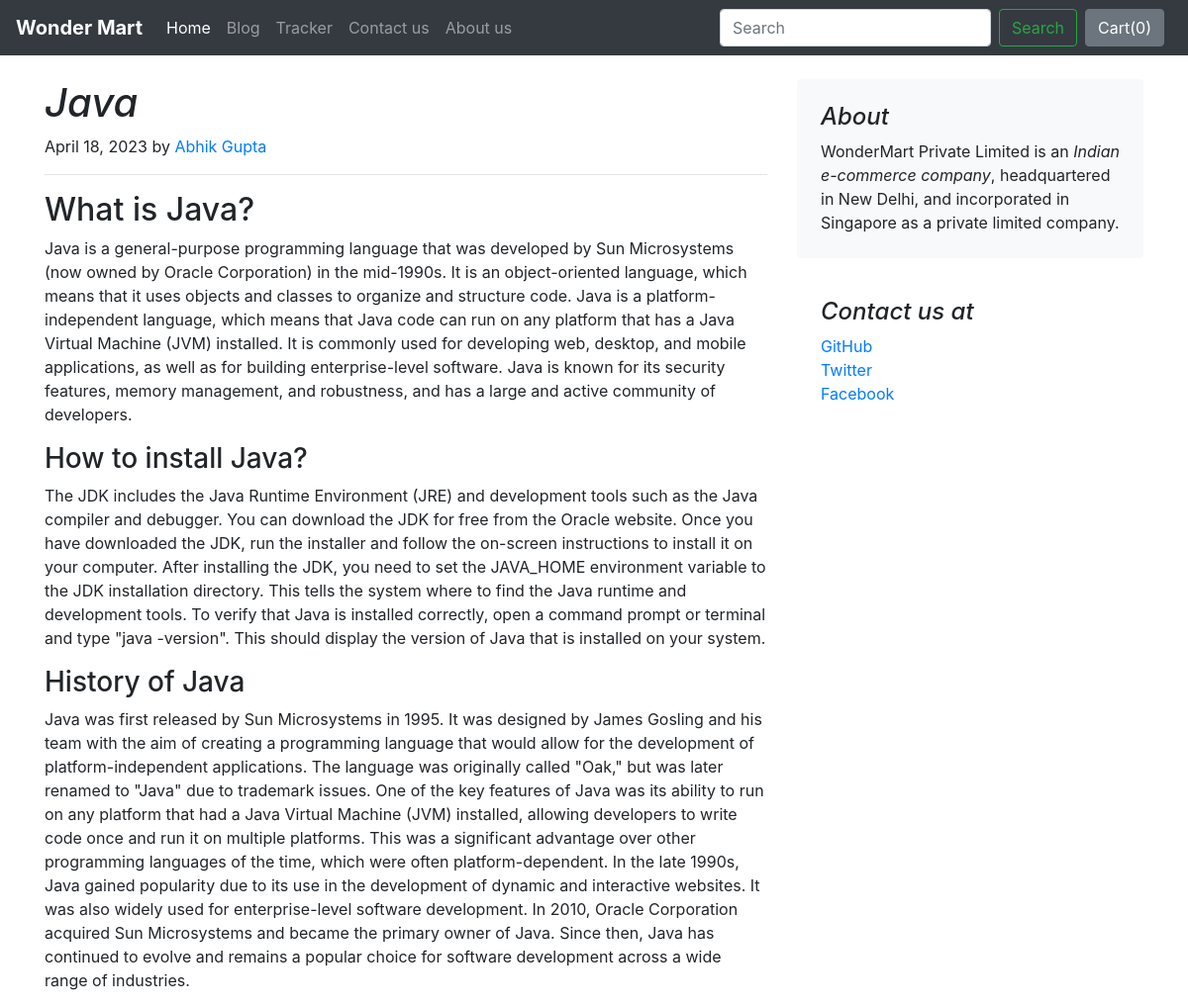
The app's page /blog/blogpost/2 with its own data.
### blog/models.py (models this page shows)
class Blogpost(models.Model):
    post_id = models.AutoField(primary_key=True)
    title = models.CharField(max_length=50, default="")
    heading0 = models.CharField(max_length=500, default="")
    content_heading0 = models.CharField(max_length=5000, default="")
    heading1 = models.CharField(max_length=500, default="")
    content_heading1 = models.CharField(max_length=5000, default="")
    heading2 = models.CharField(max_length=500, default="")
    content_heading2 = models.CharField(max_length=5000, default="")
    publishing_date = models.DateField()
    author = models.CharField(max_length=100, default="")
    thumbnail = models.ImageField(upload_to='blog/images', default="")
    def __str__(self):
        return self.title

### blog/views.py (the view)
# urls.py: path('blogpost/<int:id>', views.blogpost, name='blogPost')
def blogpost(request, id):
    post = Blogpost.objects.filter(post_id=id)[0]
    print(post)
    return render(request, 'blog/blogpost.html', {'post':post})

### blog/templates/blog/blogpost.html (shortened to what this page needs)
{% extends 'blog/basic.html' %}
{% block body %}
    <div class="container">
        <div class="row mt-4">
            <div class="col-md-8 blog-main">
                <h1 class="font-italic">{{ post.title }}</h1>
                <p class="blog-post-meta">{{ post.publishing_date }} by <a href="#">{{ post.author }}</a></p>
                <hr>
                <div class="blog-post">
                    <h2 class="blog-post-title">{{ post.heading0 }}</h2>
                    <p>{{ post.content_heading0 }}</p>
                    <h3>{{ post.heading1 }}</h3>
                    <p>{{ post.content_heading1 }}</p>
                    <h3>{{ post.heading2 }}</h3>
                    <p>{{ post.content_heading2 }}</p>
                </div>
            </div>
            <aside class="col-md-4 blog-sidebar">
                <div class="p-4 mb-3 bg-light rounded">
                    <h4 class="font-italic">About</h4>
                    <p class="mb-0">WonderMart Private Limited is an <em>Indian e-commerce company</em>, headquartered in New Delhi, and incorporated in Singapore as a private limited company.</p>
                </div>
                <div class="p-4">
                    <h4 class="font-italic">Contact us at</h4>
                    <ol class="list-unstyled">
                        <li><a href="#">GitHub</a></li>
                        <li><a href="#">Twitter</a></li>
                        <li><a href="#">Facebook</a></li>
                    </ol>
                </div>
            </aside>
        </div>
    </div>
{% endblock %}

### records on screen
Blogpost: title "Java", publishing_date "April 18, 2023", author "Abhik Gupta", heading0 "What is Java?", content_heading0 "Java is a general-purpose programming language that was developed by Sun Microsystems (now owned by Oracle Corporation) in the mid-1990s. It is an object-oriented language, which means that it uses objects and classes to organize and structure code. Java is a platform-independent language, which means that Java code can run on any platform that has a Java Virtual Machine (JVM) installed. It is commonly used for developing web, desktop, and mobile applications, as well as for building enterprise-level software. Java is known for its security features, memory management, and robustness, and has a large and active community of developers.", heading1 "How to install Java?", content_heading1 "The JDK includes the Java Runtime Environment (JRE) and development tools such as the Java compiler and debugger. You can download the JDK for free from the Oracle website. Once you have downloaded the JDK, run the installer and follow the on-screen instructions to install it on your computer. After installing the JDK, you need to set the JAVA_HOME environment variable to the JDK installation directory. This tells the system where to find the Java runtime and development tools. To verify that Java is installed correctly, open a command prompt or terminal and type \"java -version\". This should display the version of Java that is installed on your system.", heading2 "History of Java", content_heading2 "Java was first released by Sun Microsystems in 1995. It was designed by James Gosling and his team with the aim of creating a programming language that would allow for the development of platform-independent applications. The language was originally called \"Oak,\" but was later renamed to \"Java\" due to trademark issues. One of the key features of Java was its ability to run on any platform that had a Java Virtual Machine (JVM) installed, allowing developers to write code once and run it on multiple platforms. This was a significant advantage over other programming languages of the time, which were often platform-dependent. In the late 1990s, Java gained popularity due to its use in the…"
